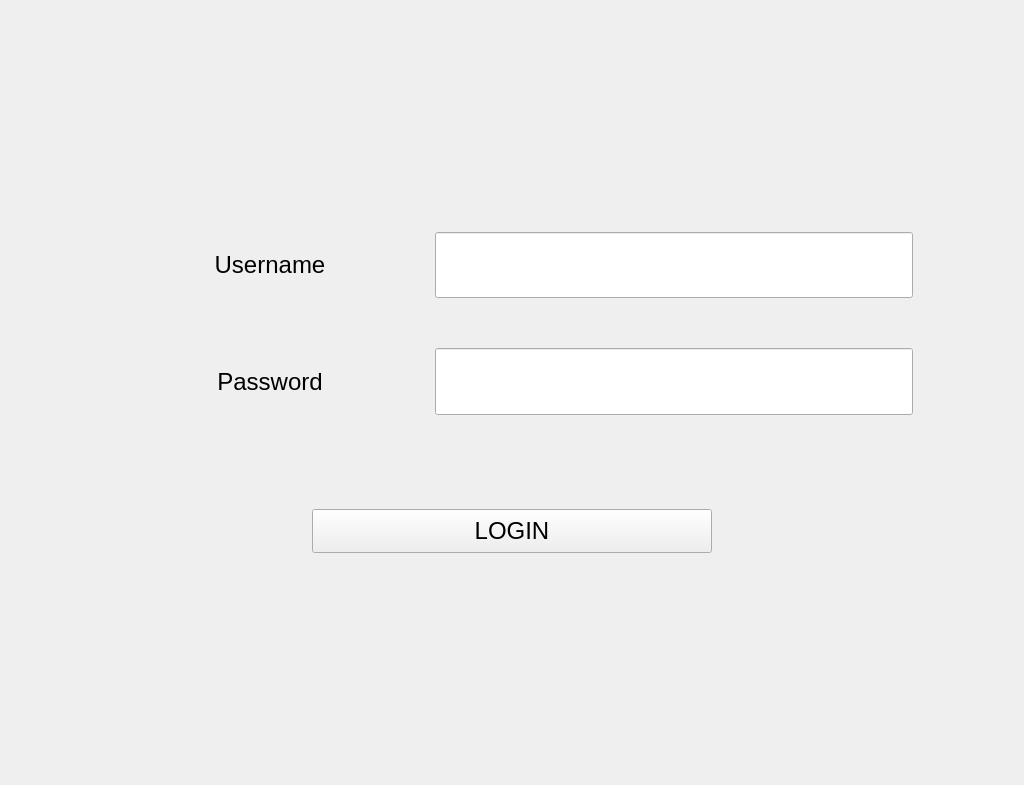
<?xml version="1.0" encoding="UTF-8"?>
<ui version="4.0">
 <class>Form</class>
 <widget class="QWidget" name="Form">
  <property name="geometry">
   <rect>
    <x>0</x>
    <y>0</y>
    <width>1024</width>
    <height>785</height>
   </rect>
  </property>
  <property name="windowTitle">
   <string>Form</string>
  </property>
  <layout class="QVBoxLayout" name="verticalLayout_2">
   <item>
    <layout class="QVBoxLayout" name="verticalLayout" stretch="10,3,2,3,4,2,10">
     <property name="leftMargin">
      <number>100</number>
     </property>
     <property name="rightMargin">
      <number>100</number>
     </property>
     <item>
      <spacer name="verticalSpacer">
       <property name="orientation">
        <enum>Qt::Vertical</enum>
       </property>
       <property name="sizeHint" stdset="0">
        <size>
         <width>20</width>
         <height>40</height>
        </size>
       </property>
      </spacer>
     </item>
     <item>
      <layout class="QHBoxLayout" name="horizontalLayout" stretch="4,6">
       <item>
        <widget class="QLabel" name="label">
         <property name="font">
          <font>
           <pointsize>18</pointsize>
          </font>
         </property>
         <property name="text">
          <string>Username</string>
         </property>
         <property name="alignment">
          <set>Qt::AlignCenter</set>
         </property>
        </widget>
       </item>
       <item>
        <widget class="QLineEdit" name="lineEdit">
         <property name="sizePolicy">
          <sizepolicy hsizetype="Expanding" vsizetype="Preferred">
           <horstretch>0</horstretch>
           <verstretch>0</verstretch>
          </sizepolicy>
         </property>
         <property name="font">
          <font>
           <pointsize>18</pointsize>
          </font>
         </property>
        </widget>
       </item>
      </layout>
     </item>
     <item>
      <spacer name="verticalSpacer_3">
       <property name="orientation">
        <enum>Qt::Vertical</enum>
       </property>
       <property name="sizeHint" stdset="0">
        <size>
         <width>20</width>
         <height>40</height>
        </size>
       </property>
      </spacer>
     </item>
     <item>
      <layout class="QHBoxLayout" name="horizontalLayout_2" stretch="4,6">
       <item>
        <widget class="QLabel" name="label_2">
         <property name="font">
          <font>
           <pointsize>18</pointsize>
          </font>
         </property>
         <property name="text">
          <string>Password</string>
         </property>
         <property name="alignment">
          <set>Qt::AlignCenter</set>
         </property>
        </widget>
       </item>
       <item>
        <widget class="QLineEdit" name="lineEdit_2">
         <property name="sizePolicy">
          <sizepolicy hsizetype="Expanding" vsizetype="Preferred">
           <horstretch>0</horstretch>
           <verstretch>0</verstretch>
          </sizepolicy>
         </property>
         <property name="font">
          <font>
           <pointsize>18</pointsize>
          </font>
         </property>
        </widget>
       </item>
      </layout>
     </item>
     <item>
      <spacer name="verticalSpacer_4">
       <property name="orientation">
        <enum>Qt::Vertical</enum>
       </property>
       <property name="sizeHint" stdset="0">
        <size>
         <width>20</width>
         <height>40</height>
        </size>
       </property>
      </spacer>
     </item>
     <item>
      <layout class="QHBoxLayout" name="horizontalLayout_4">
       <item>
        <widget class="QPushButton" name="pushButton">
         <property name="sizePolicy">
          <sizepolicy hsizetype="Minimum" vsizetype="Preferred">
           <horstretch>0</horstretch>
           <verstretch>0</verstretch>
          </sizepolicy>
         </property>
         <property name="maximumSize">
          <size>
           <width>400</width>
           <height>16777215</height>
          </size>
         </property>
         <property name="font">
          <font>
           <pointsize>18</pointsize>
          </font>
         </property>
         <property name="text">
          <string>LOGIN</string>
         </property>
        </widget>
       </item>
      </layout>
     </item>
     <item>
      <spacer name="verticalSpacer_2">
       <property name="orientation">
        <enum>Qt::Vertical</enum>
       </property>
       <property name="sizeHint" stdset="0">
        <size>
         <width>20</width>
         <height>40</height>
        </size>
       </property>
      </spacer>
     </item>
    </layout>
   </item>
  </layout>
 </widget>
 <resources/>
 <connections/>
</ui>
